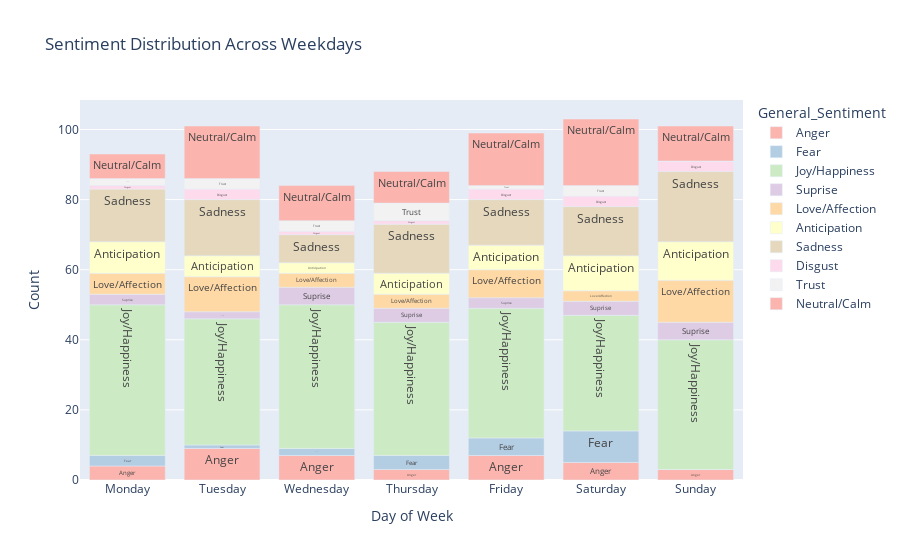

Notebook cell for this chart:
### Code cell
data['Weekday'] = pd.to_datetime(data['Timestamp']).dt.day_name()

ordered_weekdays = ['Monday', 'Tuesday', 'Wednesday', 'Thursday', 'Friday', 'Saturday', 'Sunday']
data['Weekday'] = pd.Categorical(data['Weekday'], categories=ordered_weekdays, ordered=True)

sentiment_melted = data.groupby('Weekday')['General_Sentiment'].value_counts().unstack(fill_value=0).reset_index().melt(id_vars='Weekday')

sentiment_melted = sentiment_melted.sort_values('Weekday')

fig = px.bar(
    sentiment_melted,
    x='Weekday',
    y='value',
    color='General_Sentiment',
    title="Sentiment Distribution Across Weekdays",
    labels={"value": "Count", "Weekday": "Day of Week"},
    color_discrete_sequence=px.colors.qualitative.Pastel1,
    text='General_Sentiment'
)

fig.show()

#'Timestamp' was converting to datetime and weekday names ware extracted
#Created a Monday-Sunday order in ordered_weekdays, then made sure Weekday is a categorical variable
#Grouped data by Weekday and General Sentiment, and melted for plotting
#Sorted by Weekday (categorical order)
#Create the bar plot with a different color palette (Pastel1)

### Figure 1 — Plotly figure (JSON) as saved in the notebook; plotly's stock layout.template omitted (floating-point values rounded to 4 significant figures)
{"data": [{"alignmentgroup": "True", "hovertemplate": "General_Sentiment=%{text}<br>Day of Week=%{x}<br>Count=%{y}<extra></extra>", "legendgroup": "Anger", "marker": {"color": "rgb(251,180,174)", "pattern": {"shape": ""}}, "name": "Anger", "offsetgroup": "Anger", "orientation": "v", "showlegend": true, "text": ["Anger", "Anger", "Anger", "Anger", "Anger", "Anger", "Anger"], "textposition": "auto", "type": "bar", "x": ["Monday", "Tuesday", "Wednesday", "Thursday", "Friday", "Saturday", "Sunday"], "xaxis": "x", "y": [4, 9, 7, 3, 7, 5, 3], "yaxis": "y"}, {"alignmentgroup": "True", "hovertemplate": "General_Sentiment=%{text}<br>Day of Week=%{x}<br>Count=%{y}<extra></extra>", "legendgroup": "Fear", "marker": {"color": "rgb(179,205,227)", "pattern": {"shape": ""}}, "name": "Fear", "offsetgroup": "Fear", "orientation": "v", "showlegend": true, "text": ["Fear", "Fear", "Fear", "Fear", "Fear", "Fear", "Fear"], "textposition": "auto", "type": "bar", "x": ["Monday", "Tuesday", "Wednesday", "Thursday", "Friday", "Saturday", "Sunday"], "xaxis": "x", "y": [3, 1, 2, 4, 5, 9, 0], "yaxis": "y"}, {"alignmentgroup": "True", "hovertemplate": "General_Sentiment=%{text}<br>Day of Week=%{x}<br>Count=%{y}<extra></extra>", "legendgroup": "Joy/Happiness", "marker": {"color": "rgb(204,235,197)", "pattern": {"shape": ""}}, "name": "Joy/Happiness", "offsetgroup": "Joy/Happiness", "orientation": "v", "showlegend": true, "text": ["Joy/Happiness", "Joy/Happiness", "Joy/Happiness", "Joy/Happiness", "Joy/Happiness", "Joy/Happiness", "Joy/Happiness"], "textposition": "auto", "type": "bar", "x": ["Monday", "Tuesday", "Wednesday", "Thursday", "Friday", "Saturday", "Sunday"], "xaxis": "x", "y": [43, 36, 41, 38, 37, 33, 37], "yaxis": "y"}, {"alignmentgroup": "True", "hovertemplate": "General_Sentiment=%{text}<br>Day of Week=%{x}<br>Count=%{y}<extra></extra>", "legendgroup": "Suprise", "marker": {"color": "rgb(222,203,228)", "pattern": {"shape": ""}}, "name": "Suprise", "offsetgroup": "Suprise", "orientation": "v", "showlegend": true, "text": ["Suprise", "Suprise", "Suprise", "Suprise", "Suprise", "Suprise", "Suprise"], "textposition": "auto", "type": "bar", "x": ["Monday", "Tuesday", "Wednesday", "Thursday", "Friday", "Saturday", "Sunday"], "xaxis": "x", "y": [3, 2, 5, 4, 3, 4, 5], "yaxis": "y"}, {"alignmentgroup": "True", "hovertemplate": "General_Sentiment=%{text}<br>Day of Week=%{x}<br>Count=%{y}<extra></extra>", "legendgroup": "Love/Affection", "marker": {"color": "rgb(254,217,166)", "pattern": {"shape": ""}}, "name": "Love/Affection", "offsetgroup": "Love/Affection", "orientation": "v", "showlegend": true, "text": ["Love/Affection", "Love/Affection", "Love/Affection", "Love/Affection", "Love/Affection", "Love/Affection", "Love/Affection"], "textposition": "auto", "type": "bar", "x": ["Monday", "Tuesday", "Wednesday", "Thursday", "Friday", "Saturday", "Sunday"], "xaxis": "x", "y": [6, 10, 4, 4, 8, 3, 12], "yaxis": "y"}, {"alignmentgroup": "True", "hovertemplate": "General_Sentiment=%{text}<br>Day of Week=%{x}<br>Count=%{y}<extra></extra>", "legendgroup": "Anticipation", "marker": {"color": "rgb(255,255,204)", "pattern": {"shape": ""}}, "name": "Anticipation", "offsetgroup": "Anticipation", "orientation": "v", "showlegend": true, "text": ["Anticipation", "Anticipation", "Anticipation", "Anticipation", "Anticipation", "Anticipation", "Anticipation"], "textposition": "auto", "type": "bar", "x": ["Monday", "Tuesday", "Wednesday", "Thursday", "Friday", "Saturday", "Sunday"], "xaxis": "x", "y": [9, 6, 3, 6, 7, 10, 11], "yaxis": "y"}, {"alignmentgroup": "True", "hovertemplate": "General_Sentiment=%{text}<br>Day of Week=%{x}<br>Count=%{y}<extra></extra>", "legendgroup": "Sadness", "marker": {"color": "rgb(229,216,189)", "pattern": {"shape": ""}}, "name": "Sadness", "offsetgroup": "Sadness", "orientation": "v", "showlegend": true, "text": ["Sadness", "Sadness", "Sadness", "Sadness", "Sadness", "Sadness", "Sadness"], "textposition": "auto", "type": "bar", "x": ["Monday", "Tuesday", "Wednesday", "Thursday", "Friday", "Saturday", "Sunday"], "xaxis": "x", "y": [15, 16, 8, 14, 13, 14, 20], "yaxis": "y"}, {"alignmentgroup": "True", "hovertemplate": "General_Sentiment=%{text}<br>Day of Week=%{x}<br>Count=%{y}<extra></extra>", "legendgroup": "Disgust", "marker": {"color": "rgb(253,218,236)", "pattern": {"shape": ""}}, "name": "Disgust", "offsetgroup": "Disgust", "orientation": "v", "showlegend": true, "text": ["Disgust", "Disgust", "Disgust", "Disgust", "Disgust", "Disgust", "Disgust"], "textposition": "auto", "type": "bar", "x": ["Monday", "Tuesday", "Wednesday", "Thursday", "Friday", "Saturday", "Sunday"], "xaxis": "x", "y": [1, 3, 1, 1, 3, 3, 3], "yaxis": "y"}, {"alignmentgroup": "True", "hovertemplate": "General_Sentiment=%{text}<br>Day of Week=%{x}<br>Count=%{y}<extra></extra>", "legendgroup": "Trust", "marker": {"color": "rgb(242,242,242)", "pattern": {"shape": ""}}, "name": "Trust", "offsetgroup": "Trust", "orientation": "v", "showlegend": true, "text": ["Trust", "Trust", "Trust", "Trust", "Trust", "Trust", "Trust"], "textposition": "auto", "type": "bar", "x": ["Monday", "Tuesday", "Wednesday", "Thursday", "Friday", "Saturday", "Sunday"], "xaxis": "x", "y": [2, 3, 3, 5, 1, 3, 0], "yaxis": "y"}, {"alignmentgroup": "True", "hovertemplate": "General_Sentiment=%{text}<br>Day of Week=%{x}<br>Count=%{y}<extra></extra>", "legendgroup": "Neutral/Calm", "marker": {"color": "rgb(251,180,174)", "pattern": {"shape": ""}}, "name": "Neutral/Calm", "offsetgroup": "Neutral/Calm", "orientation": "v", "showlegend": true, "text": ["Neutral/Calm", "Neutral/Calm", "Neutral/Calm", "Neutral/Calm", "Neutral/Calm", "Neutral/Calm", "Neutral/Calm"], "textposition": "auto", "type": "bar", "x": ["Monday", "Tuesday", "Wednesday", "Thursday", "Friday", "Saturday", "Sunday"], "xaxis": "x", "y": [7, 15, 10, 9, 15, 19, 10], "yaxis": "y"}], "layout": {"barmode": "relative", "legend": {"title": {"text": "General_Sentiment"}, "tracegroupgap": 0}, "title": {"text": "Sentiment Distribution Across Weekdays"}, "xaxis": {"anchor": "y", "domain": [0, 1], "title": {"text": "Day of Week"}}, "yaxis": {"anchor": "x", "domain": [0, 1], "title": {"text": "Count"}}}}
